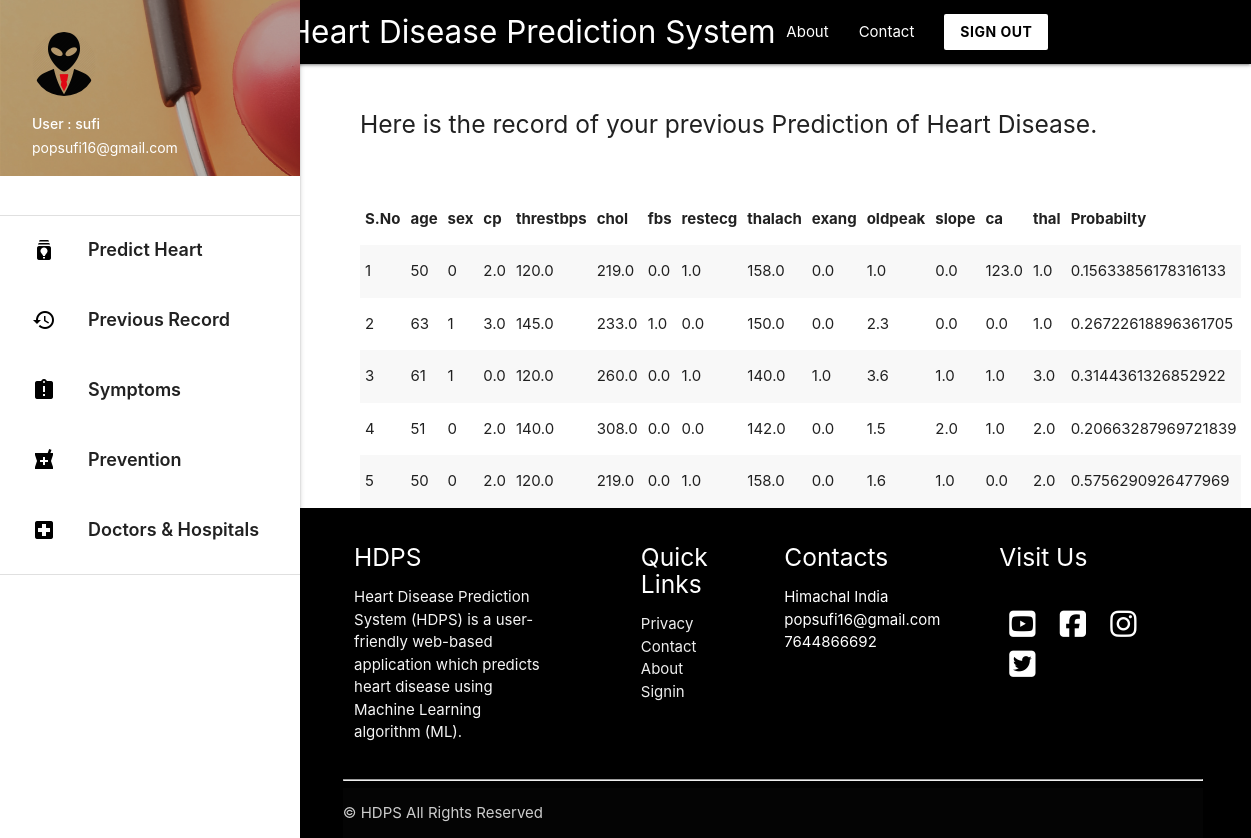
Screenshot of /heartdetail (signed in) with the database file from the repository.
### predictor/models.py (models this page shows, shortened)
class HeartData(models.Model):
    age = models.IntegerField()
    sex = models.IntegerField()
    cp = models.FloatField()
    trestbps = models.FloatField()
    chol = models.FloatField()
    fbs = models.FloatField()
    restcg = models.FloatField()
    thalach = models.FloatField()
    exang = models.FloatField()
    oldpeak = models.FloatField()
    slope = models.FloatField()
    ca = models.FloatField()
    thal = models.FloatField()
    owner = models.ForeignKey(get_user_model() , on_delete=models.CASCADE , related_name='owner' , null=True)
    date = models.DateField(auto_now_add=True)
    probability = models.FloatField(null=True)

### predictor/views.py (the view)
# urls.py: path('heartdetail',views.heartdetail,name='heartdetail'),
def heartdetail(request): # Displays previous results in detail
    if request.user.is_authenticated:
        record_data = HeartData.objects.filter(owner = request.user)
        return render(request , 'heartdetail.html' , {'record_data':record_data})
    return redirect('/')

### templates/heartdetail.html (shortened to what this page needs)
{% extends 'base_layout2.html' %}
{% block content %}
<div class="con">
  <h5 > Here is the record of your previous Prediction of Heart Disease.  </h5>
<br> <br>
  <table class="striped">
   <thead>
     <tr>
         <th>S.No</th>
         <th>age</th>
         <th>sex</th>
         <th>cp</th>
         <th>threstbps</th>
         <th>chol</th>
         <th>fbs</th>
         <th>restecg</th>
         <th>thalach</th>
         <th>exang</th>
         <th>oldpeak</th>
         <th>slope</th>
         <th>ca</th>
         <th>thal</th>
         <th>Probabilty</th>
     </tr>
   </thead>
   <tbody>
     {% for data in record_data %}
     <tr>
       <td>{{ forloop.counter }}</td>
       <td>{{ data.age }}</td>
       <td>{{ data.sex }}</td>
       <td>{{ data.cp }}</td>
       <td>{{ data.trestbps }}</td>
       <td>{{ data.chol }}</td>
       <td>{{ data.fbs }}</td>
       <td>{{ data.restcg }}</td>
       <td>{{ data.thalach }}</td>
       <td>{{ data.exang }}</td>
       <td>{{ data.oldpeak }}</td>
       <td>{{ data.slope }}</td>
       <td>{{ data.ca }}</td>
       <td>{{ data.thal }}</td>
       <td>{{ data.probability }}</td>
     </tr>
     {% endfor %}
   </tbody>
 </table>
</div>
{% endblock %}

### templates/base_layout2.html (shortened to what this page needs)
{% load static %}
<!DOCTYPE html>
<html lang="en">
<head>
  <link href="{% static 'css/materialize.css' %}" type="text/css" rel="stylesheet" media="screen,projection"/>
  <link href="{% static 'css/style.css' %}" type="text/css" rel="stylesheet" media="screen,projection"/>
</head>
<body>
        <div class="navbar-fixed">
          <nav class="black">
            <div class="container">
              <div class="nav-wrapper">
                <a href="/" style="padding-left: 100px;"    class="brand-logo ">Heart Disease Prediction System</a>
                <ul class="right hide-on-med-and-down hover_backcolor">
                  <li><a href="{% url 'about' %}">About</a></li>
                  <li><a href="{% url 'contact' %}">Contact</a></li>
                  <a class=" white black-text waves-effect waves-dark btn  modal-trigger" href="/signout"><b>SIGN OUT </b></a>
                </ul>
              </div>
            </div>
          </nav>
        </div>
      <ul id="slide-out" class="sidenav sidenav-fixed">
        <li><div class="user-view">
          <div class="background">
            <img src="{% static 'img/about.png' %}">
          </div>
          <a href="#user"><img class="circle" src="{% static 'img/user.png' %}"></a>
          <a href="#name"><span class="white-text name">User : {{ request.user.username }} </span></a>
          <a href="#email"><span class="white-text email">{{ request.user.email }}</span></a>
        </div></li>
        <br>
        <li><div class="divider"></div></li>
        <li><a style="font-weight: 600; font-size: 18px; height: 70px; padding-top: 10px;" class="waves-effect hoverable" href="/"><i class="material-icons black-text">batch_prediction</i> Predict Heart Disease </a></li>
        <li><a style="font-weight: 600; font-size: 18px; height: 70px; padding-top: 10px;" class="waves-effect hoverable" href="{% url 'record' %}"><i class="material-icons black-text">history</i> Previous Record </a></li>
        <li><a style="font-weight: 600; font-size: 18px; height: 70px; padding-top: 10px;" class="waves-effect hoverable" href="{% url 'symptoms' %}"><i class="material-icons black-text" >assignment_late</i> Symptoms  </a></li>
        <li><a style="font-weight: 600; font-size: 18px; height: 70px; padding-top: 10px;" class="waves-effect hoverable" href="{% url 'prevention' %}"><i class="material-icons black-text">local_pharmacy</i> Prevention   </a></li>
        <li><a style="font-weight: 600; font-size: 18px; height: 70px; padding-top: 10px;" class="waves-effect hoverable" href="{% url 'doctorhospital' %}"><i class="material-icons black-text">local_hospital</i> Doctors & Hospitals   </a></li>
        <li><div class="divider"></div></li>
      </ul>
      <a href="#" data-target="slide-out" class="sidenav-trigger"><i class="material-icons">menu</i></a>
    {% block content %}
    {% endblock %}
            <section>
            <footer class=" hide-on-small-only black page-footer">
              <div class="" style=" width: 90%; margin: auto;">
                <div class="row">
                  <div class="col  s12 m6 l3 ">
                    <h5 class="white-text">HDPS</h5>
                    <p class="grey-text text-lighten-4">Heart Disease Prediction System (HDPS) is a user-friendly web-based application which predicts heart disease using
                        Machine Learning algorithm (ML). </p>
                  </div>
                  <div class="  col l2 m6 s12 offset-l1 ">
                    <h5 class="white-text">Quick Links</h5>
                    <ul>
                   <li><a class="grey-text text-lighten-3" href="#!">Privacy</a></li>
                      <li><a class="grey-text text-lighten-3" href="#!">Contact</a></li>
                      <li><a class="grey-text text-lighten-3" href="#!">About</a></li>
                      <li><a class="grey-text text-lighten-3" href="#!">Signin</a></li>
                    </ul>
                  </div>
                  <div class="col l2 m6 s12  ">
                      <h5 class="white-text">Contacts</h5>
                      <ul>
                      <li>Himachal India</li>
                      <li>popsufi16@gmail.com</li>
                      <li>7644866692</li>
                  </ul>
                  </div>
                  <div class=" col l3 m6 s12 offset-l1 ">
                      <h5 class="white-text">Visit Us</h5>
                      <br>
                      <a href="https://www.youtube.com/" target="_blank"> <i style="color: white; margin: 5px 10px;"  class="fab fa-youtube-square fa-2x"></i></a>
                  <a href="https://www.youtube.com/" target="_blank"> <i style="color: white; margin: 5px 10px;" class="fab fa-facebook-square fa-2x"></i></a>
                  <a href="https://www.youtube.com/" target="_blank"> <i style="color: white; margin: 5px 10px;" class="fab fa-instagram fa-2x"></i></a>
                  <a href="https://www.youtube.com/" target="_blank"> <i style="color: white; margin: 5px 10px;" class="fab fa-twitter-square fa-2x"></i> </a>
                  </div>
                </div>
                <hr>
              <div class="footer-copyright">
                ©  HDPS All Rights Reserved
              </div>
          </div>
            </footer>
          </section>
  </body>
</html>

### templates/heartdetail.html (style rules this page uses)
footer { padding-left: 295px; }
.con { padding-left: 390px; width: 90%; flex: 1 0 auto; }
body { display: flex; min-height: 100vh; flex-direction: column; }

### templates/base_layout2.html (style rules this page uses)
footer { padding-left: 295px; }
.con { padding-left: 360px; width: 95%; }

### rows the page displays
HeartData: age "50", sex "0", cp "2.0", trestbps "120.0", chol "219.0", fbs "0.0", restcg "1.0", thalach "158.0", exang "0.0", oldpeak "1.0", slope "0.0", ca "123.0", thal "1.0", probability "0.15633856178316133"
HeartData: age "63", sex "1", cp "3.0", trestbps "145.0", chol "233.0", fbs "1.0", restcg "0.0", thalach "150.0", exang "0.0", oldpeak "2.3", slope "0.0", ca "0.0", thal "1.0", probability "0.26722618896361705"
HeartData: age "61", sex "1", cp "0.0", trestbps "120.0", chol "260.0", fbs "0.0", restcg "1.0", thalach "140.0", exang "1.0", oldpeak "3.6", slope "1.0", ca "1.0", thal "3.0", probability "0.3144361326852922"
HeartData: age "51", sex "0", cp "2.0", trestbps "140.0", chol "308.0", fbs "0.0", restcg "0.0", thalach "142.0", exang "0.0", oldpeak "1.5", slope "2.0", ca "1.0", thal "2.0", probability "0.20663287969721839"
HeartData: age "50", sex "0", cp "2.0", trestbps "120.0", chol "219.0", fbs "0.0", restcg "1.0", thalach "158.0", exang "0.0", oldpeak "1.6", slope "1.0", ca "0.0", thal "2.0", probability "0.5756290926477969"

### other values shown
{{ request.user.username }} "sufi"
{{ request.user.email }} "popsufi16@gmail.com"
